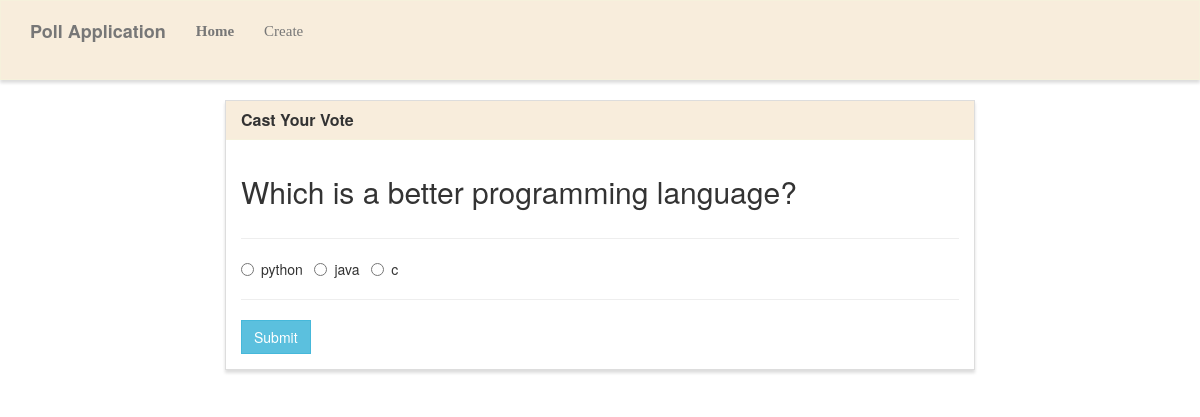
The app's page /vote/1/ with its own data.
### poll/models.py (models this page shows, shortened)
class Poll(models.Model):
    question=models.TextField()
    option_one=models.CharField(max_length=20,null=True, blank=True)
    option_two=models.CharField(max_length=20,null=True, blank=True)
    option_three=models.CharField(max_length=20,null=True, blank=True)
    count_op1=models.IntegerField(default=0, null=True, blank=True)
    count_op2=models.IntegerField(default=0, null=True, blank=True)
    count_op3=models.IntegerField(default=0, null=True, blank=True)

### poll/views.py (the view, shortened to what this page needs)
# urls.py: path('vote/<int:poll_id>/',vote),
def vote(request,poll_id):
    poll = Poll.objects.get(pk=poll_id)
    return render(request,"vote.html",{'poll':poll})

### poll/templates/vote.html (shortened to what this page needs)
{% extends "base.html" %}
{% block main %}
<div class="row">
    <div class="col-lg-8 col-lg-offset-2">
        <div class="panel panel-default">
            <div class="panel-heading">
                <h3 class="panel-title">Cast Your Vote</h3>
            </div>
            <div class="panel-body">
                <div class="row">
                    <div class="col-lg-12">
                        <h2>{{ poll.question }}</h2>
                    </div>
                </div>
                <div class="row">
                    <div class="col-lg-12">
                        <hr>
                        <form method="POST">
                            <div class="form-group">
                                <div class="radio">
                                    <label>
                                        <input type="radio" name="poll" value="option1">
                                        {{ poll.option_one }}
                                    </label> &nbsp;
                                    <label>
                                        <input type="radio" name="poll" value="option2">
                                        {{ poll.option_two }}
                                    </label> &nbsp;
                                    <label>
                                        <input type="radio" name="poll" value="option3">
                                        {{ poll.option_three }}
                                    </label> &nbsp;
                                </div>
                            </div>
                            <hr>
                            <button type="submit" class="btn btn-info">
                                Submit
                            </button>
                        </form>
                    </div>
                </div>
            </div>
        </div>
    </div>
</div>
{% endblock %}

### poll/templates/base.html (style rules this page uses)
.navbar-default, .btn, .form-control, .panel { border-radius: 0; }
.panel-default > .panel-heading { background-color: rgba(245, 227, 201, 0.651); border-color: rgba(245, 245, 220, .6); border-top-left-radius: 0; border-top-right-radius: 0; }
.panel { box-shadow: 0px 3px 3px 0px #ddd; }
a.navbar-brand, .panel-title { font-weight: bolder; }

### records on screen
Poll: question "Which is a better programming language?", option_one "python", option_two "java", option_three "c"
